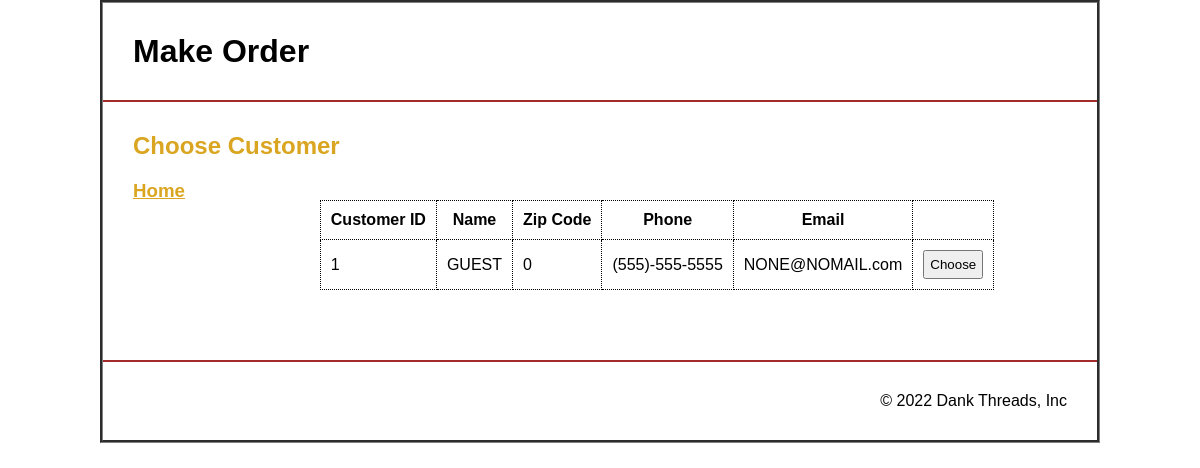
The app's page /orderchoosecustomer.php with its own data.
### tables this page shows
CREATE TABLE `customers` (
  `cid` int(11) NOT NULL,
  `cname` varchar(255) NOT NULL,
  `zip` int(11) NOT NULL,
  `phone_number` varchar(255) NOT NULL,
  `email` varchar(255) NOT NULL
);

### orderchoosecustomer.php (the view, shortened to what this page needs)
<?php
include('db_conn.php');
$info = $show2 = $show1 = '';
$sql2 = "SELECT * FROM `customers`;";
$result1 = mysqli_query($conn,$sql2);
$row1 = mysqli_fetch_assoc($result1);
if (!empty($row1)) {
    do {
        $show2 .= '
        <tr>
            <td>'.$row1['cid'].'</td>
            <td>'.$row1['cname'].'</td>
            <td>'.$row1['zip'].'</td>
            <td>'.$row1['phone_number'].'</td>
            <td>'.$row1['email'].'</td>
            <td><button onclick="location.href=\'orderchooseproduct.php?eid='.$_REQUEST["eid"].'&cid='.$row1['cid'].'\';">Choose</button></td>
        </tr>';
    } while ($row1 = mysqli_fetch_assoc($result1));
}
?>
<!DOCTYPE html>
<html lang="en">
<head>
    <link rel="stylesheet" href="style.css">
</head>
<body>
    <header>
        <h1>
            Make Order
        </h1>
    </header>
    <main>
        <h2 class="page_title">
            Choose Customer
        </h2>
        <div class="flex">
            <aside class="left">
                <h3 class="title"><a href="index.php">Home</a></h3>
            </aside>
            <aside class="right">
                <table class="list">
                    <tr>
                        <th>Customer ID</th>
                        <th>Name</th>
                        <th>Zip Code</th>
                        <th>Phone</th>
                        <th>Email</th>
                        <th></th>
                    </tr>
                    <?php echo $show2; ?>
                </table>
            </aside>
        </div>
    </main>
    <footer>
        <p>&copy; 2022 Dank Threads, Inc</p>
    </footer>
</body>
</html>

### style.css (style rules this page uses)
* { margin: 0; padding: 0; box-sizing: border-box; font-family: sans-serif; }
body { border: 3px groove grey; max-width: 1000px; margin-left: auto; margin-right: auto; }
header { padding: 30px; border-bottom: 2px solid brown; }
main { padding: 30px; }
.flex { display: flex; flex-direction: row; flex-wrap: nowrap; padding: 20px 0; }
.page_title { color: goldenrod; }
.title a { color: inherit !important; }
.title { margin-bottom: 10px; color: goldenrod; }
.left { width: 20%; }
.right { width: 80%; }
table.list { border: 2px gray groove; margin: 20px 0; }
table { margin: 20px 0; }
table.list, .list th, .list td { padding: 10px; border: 1px dotted; border-collapse: collapse; }
th, td { padding: 10px; }
button { padding: 5px; }
main a { font-weight: 600; }
footer { padding: 30px; text-align: right; border-top: 2px solid brown; }

### records on screen
customers: cid "1", cname "GUEST", zip "0", phone_number "(555)-555-5555", email "NONE@NOMAIL.com"
